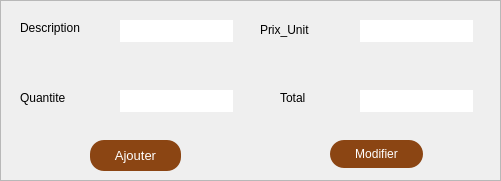
   <widget class="QFrame" name="tab_facture">
    <property name="geometry">
     <rect>
      <x>500</x>
      <y>320</y>
      <width>501</width>
      <height>181</height>
     </rect>
    </property>
    <property name="styleSheet">
     <string notr="true">
font: 75 9pt &quot;MS Shell Dlg 2&quot;;</string>
    </property>
    <property name="frameShape">
     <enum>QFrame::StyledPanel</enum>
    </property>
    <property name="frameShadow">
     <enum>QFrame::Raised</enum>
    </property>
    <widget class="QLabel" name="label_23">
     <property name="geometry">
      <rect>
       <x>20</x>
       <y>20</y>
       <width>81</width>
       <height>16</height>
      </rect>
     </property>
     <property name="styleSheet">
      <string notr="true">
font: 75 9pt &quot;MS Shell Dlg 2&quot;;</string>
     </property>
     <property name="text">
      <string>Description</string>
     </property>
    </widget>
    <widget class="QLabel" name="label_24">
     <property name="geometry">
      <rect>
       <x>20</x>
       <y>90</y>
       <width>71</width>
       <height>16</height>
      </rect>
     </property>
     <property name="styleSheet">
      <string notr="true">
font: 75 9pt &quot;MS Shell Dlg 2&quot;;</string>
     </property>
     <property name="text">
      <string>Quantite</string>
     </property>
    </widget>
    <widget class="QLabel" name="label_25">
     <property name="geometry">
      <rect>
       <x>260</x>
       <y>20</y>
       <width>71</width>
       <height>20</height>
      </rect>
     </property>
     <property name="styleSheet">
      <string notr="true">
font: 75 9pt &quot;MS Shell Dlg 2&quot;;</string>
     </property>
     <property name="text">
      <string>Prix_Unit</string>
     </property>
    </widget>
    <widget class="QLabel" name="label_26">
     <property name="geometry">
      <rect>
       <x>280</x>
       <y>90</y>
       <width>56</width>
       <height>16</height>
      </rect>
     </property>
     <property name="styleSheet">
      <string notr="true">
font: 75 9pt &quot;MS Shell Dlg 2&quot;;</string>
     </property>
     <property name="text">
      <string>Total</string>
     </property>
    </widget>
    <widget class="QLineEdit" name="le_description">
     <property name="geometry">
      <rect>
       <x>120</x>
       <y>20</y>
       <width>113</width>
       <height>22</height>
      </rect>
     </property>
     <property name="styleSheet">
      <string notr="true">border-radius: 16px;
background: white;</string>
     </property>
    </widget>
    <widget class="QLineEdit" name="le_quantite">
     <property name="geometry">
      <rect>
       <x>120</x>
       <y>90</y>
       <width>113</width>
       <height>22</height>
      </rect>
     </property>
     <property name="styleSheet">
      <string notr="true">border-radius: 16px;
background: white;</string>
     </property>
    </widget>
    <widget class="QLineEdit" name="le_prix">
     <property name="geometry">
      <rect>
       <x>360</x>
       <y>20</y>
       <width>113</width>
       <height>22</height>
      </rect>
     </property>
     <property name="styleSheet">
      <string notr="true">border-radius: 16px;
background: white;
</string>
     </property>
    </widget>
    <widget class="QLineEdit" name="le_total">
     <property name="geometry">
      <rect>
       <x>360</x>
       <y>90</y>
       <width>113</width>
       <height>22</height>
      </rect>
     </property>
     <property name="styleSheet">
      <string notr="true">border-radius: 16px;
background: white;</string>
     </property>
    </widget>
    <widget class="QPushButton" name="pushButton_7">
     <property name="geometry">
      <rect>
       <x>90</x>
       <y>140</y>
       <width>91</width>
       <height>31</height>
      </rect>
     </property>
     <property name="font">
      <font>
       <family>MS Shell Dlg 2</family>
       <pointsize>10</pointsize>
       <weight>9</weight>
       <italic>false</italic>
       <bold>false</bold>
      </font>
     </property>
     <property name="styleSheet">
      <string notr="true">QPushButton
{

	font: 75 10pt &quot;MS Shell Dlg 2&quot;;
	gridline-color: rgb(125,105,77);
	border-color: rgb(125,105,77);
	background-color: rgb(139, 69, 19);
	border-top-color: rgb(125,105,77);
	color: rgb(255, 255, 255);
	border-style : solid;
border-radius :14px;

}

QPushButton:hover
{
	
	
	font: 13pt &quot;Palatino Linotype&quot;;
	
	color: rgb(255, 255, 255);
	background-color: rgb(139, 69, 19);

}
QPushButton:pressed
{
	
	font: 13pt &quot;Palatino Linotype&quot;;
	background-color: rgb(255, 235, 205);


}</string>
     </property>
     <property name="text">
      <string>Ajouter</string>
     </property>
    </widget>
    <widget class="QPushButton" name="pushButton">
     <property name="geometry">
      <rect>
       <x>330</x>
       <y>140</y>
       <width>93</width>
       <height>28</height>
      </rect>
     </property>
     <property name="styleSheet">
      <string notr="true">QPushButton
{

	font: 75 10pt &quot;MS Shell Dlg 2&quot;;
	gridline-color: rgb(125,105,77);
	border-color: rgb(125,105,77);
	background-color: rgb(139, 69, 19);
	border-top-color: rgb(125,105,77);
	color: rgb(255, 255, 255);
	border-style : solid;
border-radius :14px;

}

QPushButton:hover
{
	
	
	font: 13pt &quot;Palatino Linotype&quot;;
	
	color: rgb(255, 255, 255);
	background-color: rgb(139, 69, 19);

}
QPushButton:pressed
{
	
	font: 13pt &quot;Palatino Linotype&quot;;
	background-color: rgb(255, 235, 205);


}</string>
     </property>
     <property name="text">
      <string>Modifier</string>
     </property>
    </widget>
   </widget>
